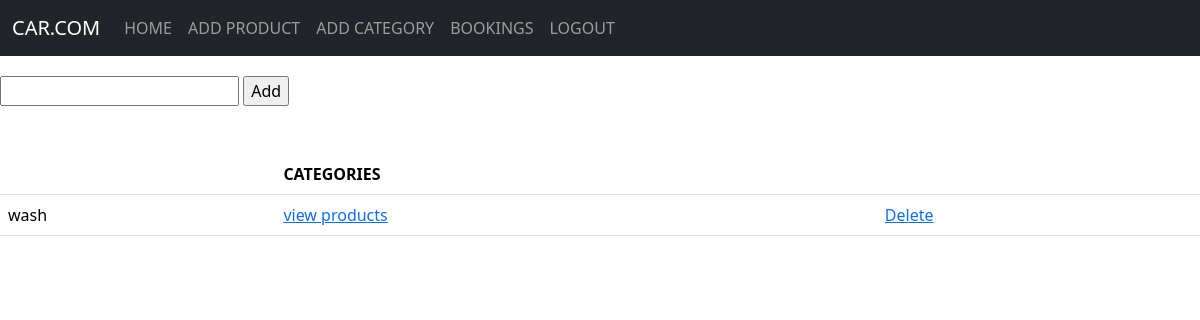
The app's page /cat, older data.
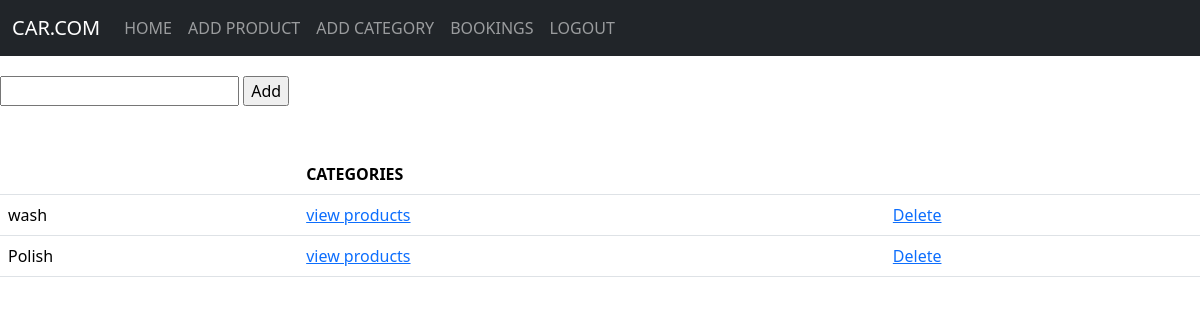
The same page, newer data.
### app/models.py (models this page shows)
class category(models.Model):
    categories=models.TextField()

### app/views.py (the view)
# urls.py: path('cat',views.cat),
def cat(req):
    if req.method=="POST":
        categories=req.POST['category']
        data=category.objects.create(categories=categories)
        data.save()
        return redirect(cat)
    else:
        data=category.objects.all()
        return render(req,'shop/category.html',{'data':data})

### templates/shop/category.html (shortened to what this page needs)
<!DOCTYPE html>
<html lang="en">
<head>
    <link href="https://cdn.jsdelivr.net/npm/bootstrap@5.3.3/dist/css/bootstrap.min.css" rel="stylesheet">
</head>
<body>
    <nav class="navbar navbar-expand-sm bg-dark navbar-dark">
        <div class="container-fluid">
          <a class="navbar-brand" href="#">CAR.COM</a>
          <div class="collapse navbar-collapse" id="collapsibleNavbar">
            <ul class="navbar-nav">
              <li class="nav-item">
                <a class="nav-link" href="shop_home">HOME</a>
              </li>
              <li class="nav-item">
                <a class="nav-link" href="add product">ADD PRODUCT</a>
              </li>
              <li class="nav-item">
                <a class="nav-link" href="cat">ADD CATEGORY</a>
              </li>
              <li class="nav-item">
                <a class="nav-link" href="../bookings">BOOKINGS</a>
              </li>
              <li class="nav-item">
                <a class="nav-link" href="logout">LOGOUT</a>
              </li>
            </ul>
          </div>
        </div>
      </nav>
    <form action="" method="post" style="margin-top: 20px;">
        <input type="text" name="category" id="cid">
        <input type="submit" value="Add">
    </form>
    <table class="table table-hover mt-5 mb-5 mx-auto">
        <thead>
            <tr>
                <th scope="col"></th>
                <th scope="col">CATEGORIES</th>
                <th scope="col"></th>
            </tr>
        </thead>
        <tbody>
            {% for i in data %}
            <tr>
                <td>{{ i.categories }}</td>
                <td><a href="view_products/{{i.pk }}">view products</a></td>
                <td><a href="delete_category/{{ i.pk }}">Delete</a></td>
            </tr>
            {% endfor %}
        </tbody>
    </table>
</body>
</html>

Row changes from the older to the newer data that the page shows:
added category: categories "Polish"
